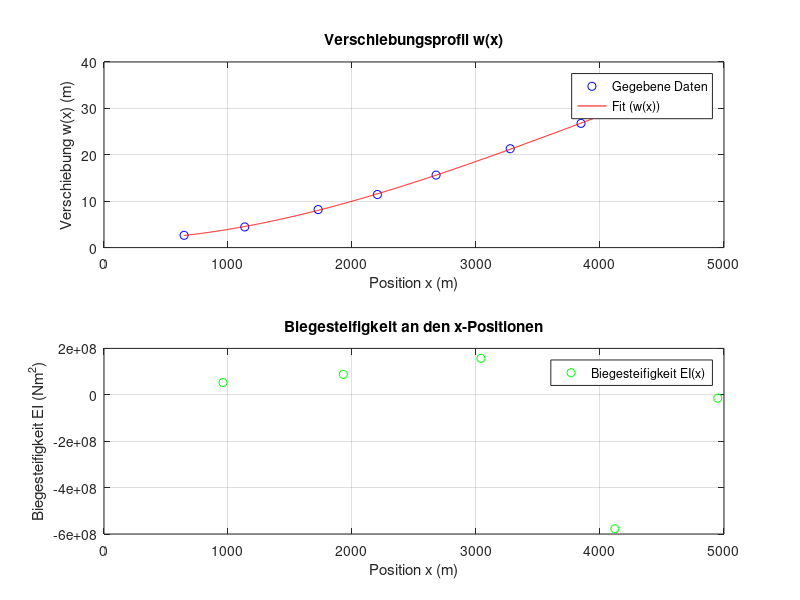

Recreate this plot in MATLAB.
% Gegebene Daten
x_data = [646, 1135, 1727, 2205, 2678, 3276, 3847, 4322, 4795]; % Positionen (mm)
w_data = [2.64533349731956, 4.45048900136384, 8.19861958355964, ...
          11.4390276173267, 15.6241738882355, 21.3035849913526, ...
          26.7704441867653, 31.5015611665103, 36.1671690345242]; % Verschiebungen (mm)
x_force = [960, 1930, 3040, 4120, 4950]; % Positionen der Kräfte (mm)
f_force = [1213.25, 1365.11, 1096.85, 771.03, 111.27]; % Kräfte (N)

% % Umrechnung in Meter
% x_data = x_data / 1000; % mm -> m
% w_data = w_data / 1000; % mm -> m
% x_force = x_force / 1000; % mm -> m

% Fitten eines Polynoms dritten Grades für w(x)
p = polyfit(x_data, w_data, 3);

% Zweite Ableitung des Polynoms
p_derivative2 = polyder(polyder(p));

% Berechnung der zweiten Ableitung w''(x) an den x-Positionen der Kräfte
w_pp = polyval(p_derivative2, x_force);

% Berechnung der Biegesteifigkeit EI
EI = f_force ./ (6 * w_pp);

% Ergebnisse ausgeben
disp('Biegesteifigkeit EI (Nm^2) an den gegebenen x-Positionen:');
for i = 1:length(x_force)
    fprintf('x = %.3f m, EI = %.2e Nm^2\n', x_force(i), EI(i));
end

% Optional: Plot von w(x) und EI(x)
x_fine = linspace(min(x_data), max(x_data), 1000);
w_fine = polyval(p, x_fine);
w_pp_fine = polyval(p_derivative2, x_fine);
EI_fine = f_force(1) ./ (6 * w_pp_fine); % Beispiel mit f_force(1) für Vergleich

figure;
subplot(2,1,1);
plot(x_data, w_data, 'bo', 'DisplayName', 'Gegebene Daten'); hold on;
plot(x_fine, w_fine, 'r-', 'DisplayName', 'Fit (w(x))');
xlabel('Position x (m)');
ylabel('Verschiebung w(x) (m)');
legend('show');
grid on;
title('Verschiebungsprofil w(x)');

subplot(2,1,2);
plot(x_force, EI, 'go', 'DisplayName', 'Biegesteifigkeit EI(x)');
xlabel('Position x (m)');
ylabel('Biegesteifigkeit EI (Nm^2)');
legend('show');
grid on;
title('Biegesteifigkeit an den x-Positionen');
